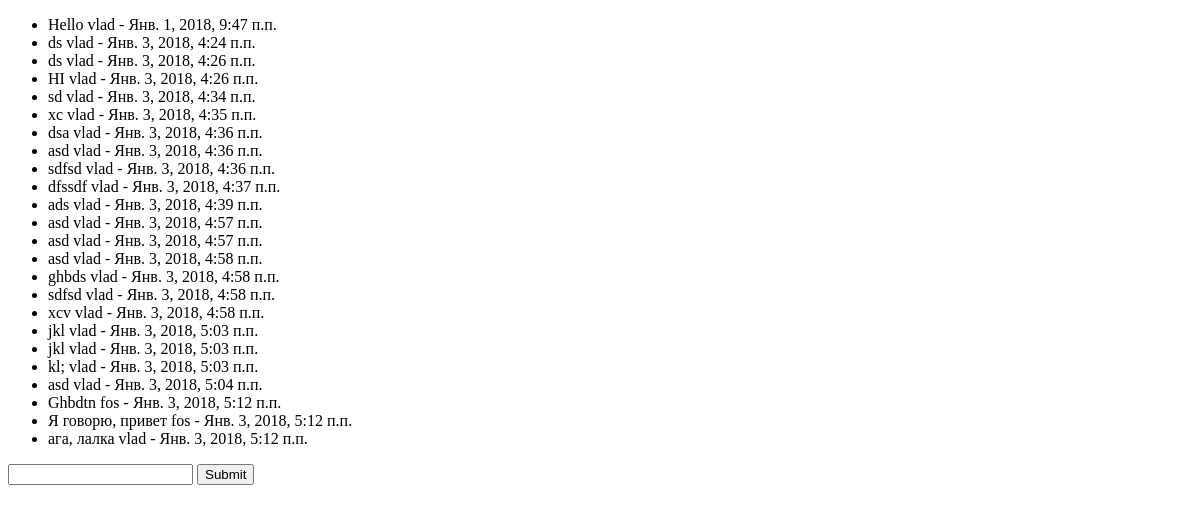
/panel/chat/6/ (signed in), run on an earlier commit of the app's database.
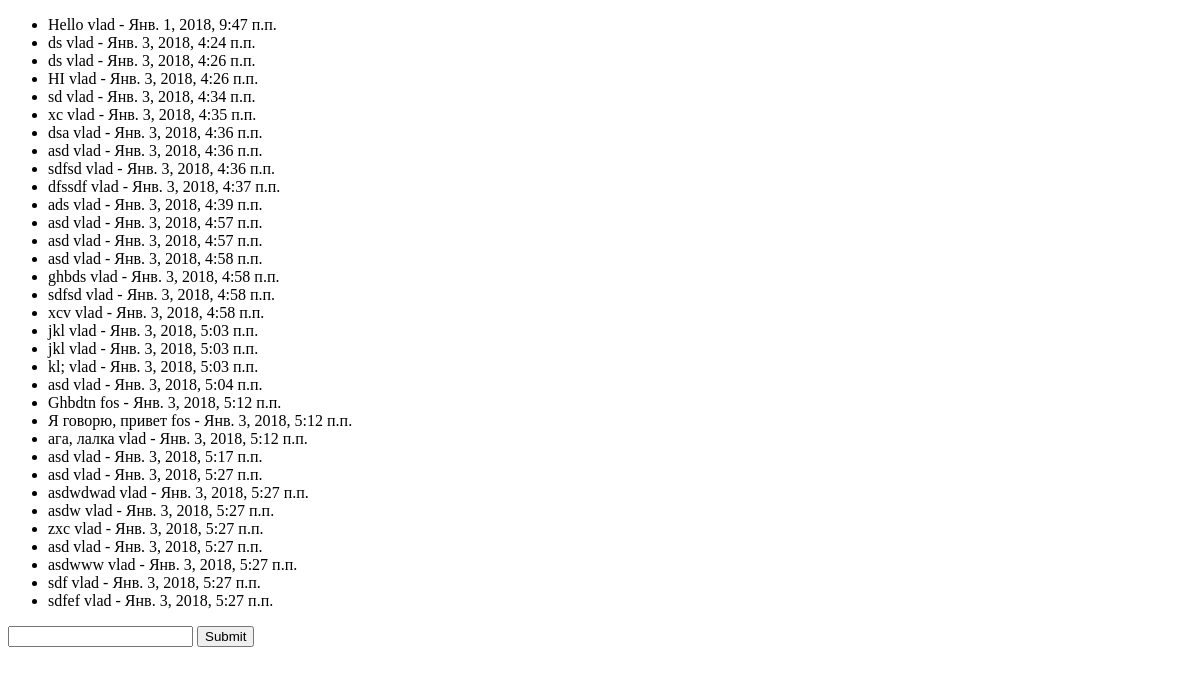
And on a later commit of the database.
### main/models.py (models this page shows, shortened)
class Message(models.Model):
    chat = models.ForeignKey(Chat)
    date = models.DateTimeField(default=timezone.now)
    author = models.ForeignKey(User)
    text = models.TextField()

class User(AbstractBaseUser):
    objects = MyUserManager()
    username = models.CharField(verbose_name='username', max_length=20, unique=True)
    first_name = models.CharField(verbose_name='first name', max_length=25)
    last_name = models.CharField(verbose_name='last name', max_length=25)
    email = models.EmailField(
        verbose_name='email address',
        max_length=255,
        unique=True
    )
    date_joined = models.DateTimeField(verbose_name='date joined', default=timezone.now)
    is_active = models.BooleanField(default=False)
    is_admin = models.BooleanField(default=False)
    money = models.FloatField(verbose_name='money of user', default=0)
    activation_code = models.CharField(max_length=20, default=objects.make_random_password(length=20))
    password_recovery_code = models.CharField(max_length=20, default='None')
    show_tips = models.BooleanField(default=True)
    USERNAME_FIELD = 'username'
    REQUIRED_FIELDS = ['first_name', 'last_name', 'email']

### main/views.py (the view)
# urls.py: url(r'panel/chat/(?P<id>.+)/$', views.chat, name='chat'),
@login_required
def chat(request, id=None):
    chat = Chat.objects.get(pk=id)
    messages = chat.message_set.order_by('date')
    context = {
        'messages' : messages,
        'chat_id' : id,
    }
    return render(request,'chat.html', context)

### main/auth_backend.py (called while the page is built)
    def get_user(self, user_id):
        try:
            return User.objects.get(pk=user_id)
        except User.DoesNotExist:
            return None

### templates/chat.html (shortened to what this page needs)
{% load static %}
<!DOCTYPE html>
<html lang="en">
<head>
</head>
<body>
<ul id="chat_box">
{% for mess in messages %}
    <li>{{ mess.text }} {{ mess.author.username }} - {{ mess.date }}</li>
{% endfor %}
</ul>
<input name="message" id="message"></input>
<button id="btnSubmit" onclick="send();">Submit</button>
</body>
</html>

What changed in the data, as far as the page shows it:
added Message: text "asd", author.username "vlad", date "Янв. 3, 2018, 5:17 п.п."
added Message: text "asd", author.username "vlad", date "Янв. 3, 2018, 5:27 п.п."
added Message: text "asdwdwad", author.username "vlad", date "Янв. 3, 2018, 5:27 п.п."
added Message: text "asdw", author.username "vlad", date "Янв. 3, 2018, 5:27 п.п."
added Message: text "zxc", author.username "vlad", date "Янв. 3, 2018, 5:27 п.п."
added Message: text "asd", author.username "vlad", date "Янв. 3, 2018, 5:27 п.п."
added Message: text "asdwww", author.username "vlad", date "Янв. 3, 2018, 5:27 п.п."
added Message: text "sdf", author.username "vlad", date "Янв. 3, 2018, 5:27 п.п."
added Message: text "sdfef", author.username "vlad", date "Янв. 3, 2018, 5:27 п.п."
